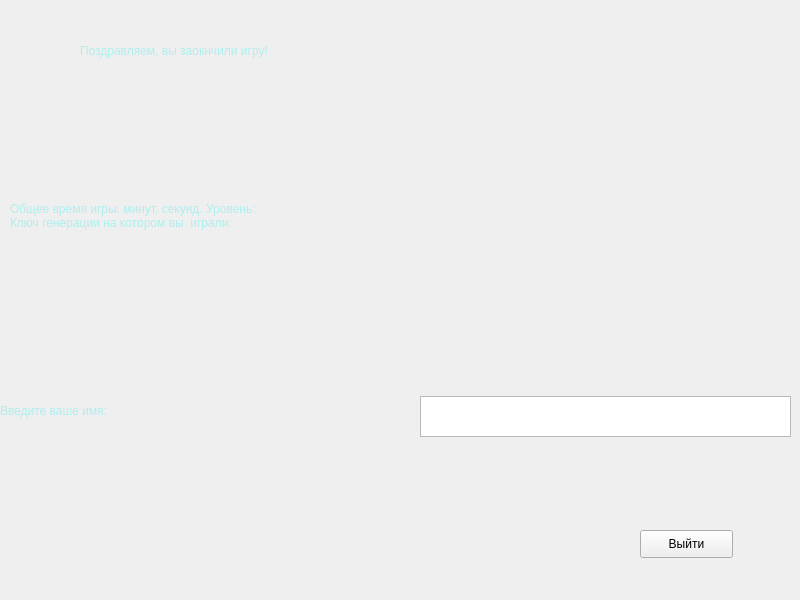
<?xml version="1.0" encoding="UTF-8"?>
<ui version="4.0">
 <class>MainWindow</class>
 <widget class="QMainWindow" name="MainWindow">
  <property name="geometry">
   <rect>
    <x>0</x>
    <y>0</y>
    <width>800</width>
    <height>600</height>
   </rect>
  </property>
  <property name="windowTitle">
   <string>Окончание</string>
  </property>
  <widget class="QWidget" name="centralwidget">
   <widget class="QLabel" name="label_name">
    <property name="geometry">
     <rect>
      <x>0</x>
      <y>330</y>
      <width>391</width>
      <height>161</height>
     </rect>
    </property>
    <property name="styleSheet">
     <string notr="true">font: 22pt &quot;Berlin Sans FB&quot;; color: rgb(175,238,238);
background-color: rgb(204, 204, 204, 0);</string>
    </property>
    <property name="text">
     <string>Введите ваше имя:</string>
    </property>
   </widget>
   <widget class="QTextEdit" name="textEdit_name">
    <property name="geometry">
     <rect>
      <x>420</x>
      <y>396</y>
      <width>371</width>
      <height>41</height>
     </rect>
    </property>
   </widget>
   <widget class="QLabel" name="labe_ura">
    <property name="geometry">
     <rect>
      <x>80</x>
      <y>10</y>
      <width>631</width>
      <height>81</height>
     </rect>
    </property>
    <property name="styleSheet">
     <string notr="true">font: 22pt &quot;Berlin Sans FB&quot;; color: rgb(175,238,238);
background-color: rgb(204, 204, 204, 0);</string>
    </property>
    <property name="text">
     <string>Поздравляем, вы заокнчили игру!</string>
    </property>
   </widget>
   <widget class="QPushButton" name="pushButton">
    <property name="geometry">
     <rect>
      <x>640</x>
      <y>530</y>
      <width>93</width>
      <height>28</height>
     </rect>
    </property>
    <property name="text">
     <string>Выйти</string>
    </property>
   </widget>
   <widget class="QLabel" name="label_info">
    <property name="geometry">
     <rect>
      <x>10</x>
      <y>110</y>
      <width>781</width>
      <height>211</height>
     </rect>
    </property>
    <property name="styleSheet">
     <string notr="true">font: 16pt &quot;Berlin Sans FB&quot;; color: rgb(175,238,238);
background-color: rgb(204, 204, 204, 0);</string>
    </property>
    <property name="text">
     <string>Общее время игры: минут, секунд. Уровень: 
Ключ генерации на котором вы  играли:</string>
    </property>
   </widget>
  </widget>
 </widget>
 <resources/>
 <connections/>
</ui>
